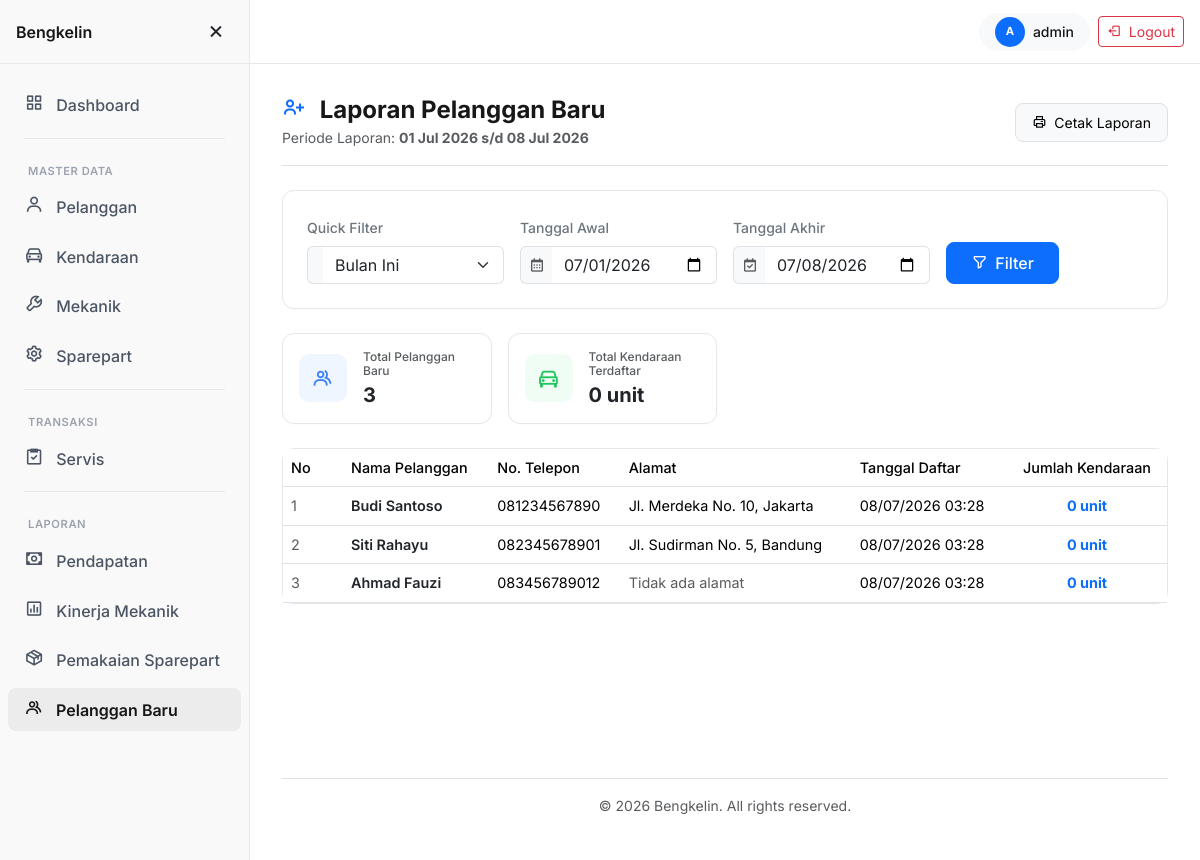
The page /laporan/pelanggan.php (signed in) on the database its author committed.
### tables this page shows
CREATE TABLE pelanggan (
    id_pelanggan INT          NOT NULL AUTO_INCREMENT,
    nama         VARCHAR(100) NOT NULL,
    no_telp      VARCHAR(20)  NOT NULL,
    alamat       TEXT         NULL,
    created_at   TIMESTAMP    NOT NULL DEFAULT CURRENT_TIMESTAMP,
    PRIMARY KEY (id_pelanggan)
);

### includes/components/report_helper.php (called while the page is built)
<?php
function initReportPeriod() {
    $firstDayOfMonth = date('Y-m-01');
    $today = date('Y-m-d');
    $tgl_awal  = $_GET['tgl_awal'] ?? $firstDayOfMonth;
    $tgl_akhir = $_GET['tgl_akhir'] ?? $today;
    $preset    = $_GET['preset'] ?? 'bulan_ini';
    $periodeText = date('d M Y', strtotime($tgl_awal)) . ' s/d ' . date('d M Y', strtotime($tgl_akhir));
    return [
        'tgl_awal'    => $tgl_awal,
        'tgl_akhir'   => $tgl_akhir,
        'preset'      => $preset,
        'periodeText' => $periodeText
    ];
}

### includes/functions.php (called while the page is built, shortened)
<?php
function e(string $str): string
{
    return htmlspecialchars($str, ENT_QUOTES, 'UTF-8');
}

### laporan/pelanggan.php (the view, shortened to what this page needs)
<?php
require '../config.php';
require_once __DIR__ . '/../includes/components/report_helper.php';
$periode = initReportPeriod();
$tgl_awal    = $periode['tgl_awal'];
$tgl_akhir   = $periode['tgl_akhir'];
$stmt = $conn->prepare("
    SELECT p.id_pelanggan, p.nama, p.no_telp, p.alamat, p.created_at,
           COUNT(k.id_kendaraan) AS jumlah_kendaraan
    FROM pelanggan p
    LEFT JOIN kendaraan k ON p.id_pelanggan = k.id_pelanggan
    WHERE DATE(p.created_at) BETWEEN ? AND ?
    GROUP BY p.id_pelanggan, p.nama, p.no_telp, p.alamat, p.created_at
    ORDER BY p.created_at ASC
");
$stmt->bind_param('ss', $tgl_awal, $tgl_akhir);
$stmt->execute();
$result = $stmt->get_result();
$db_rows = [];
while ($row = $result->fetch_assoc()) {
    $db_rows[] = $row;
}
include '../includes/header.php';
include '../includes/sidebar.php';
include __DIR__ . '/../includes/components/report_header.php';
include __DIR__ . '/../includes/components/report_filter.php';
include __DIR__ . '/../includes/components/report_stats.php';
$headers = [
    ['label' => 'No', 'width' => 60],
    ['label' => 'Nama Pelanggan'],
    ['label' => 'No. Telepon'],
    ['label' => 'Alamat'],
    ['label' => 'Tanggal Daftar'],
    ['label' => 'Jumlah Kendaraan', 'width' => 160, 'center' => true]
];
$rows = [];
$no = 1;
foreach ($db_rows as $row) {
    $alamatText = $row['alamat'] ? e($row['alamat']) : '<span class="text-muted">Tidak ada alamat</span>';
    $kendaraanText = '<div class="text-center fw-bold text-primary">' . (int)$row['jumlah_kendaraan'] . ' unit</div>';
    $rows[] = [
        ['content' => $no++, 'class' => 'text-muted'],
        ['content' => e($row['nama']), 'class' => 'fw-semibold text-dark'],
        ['content' => e($row['no_telp'])],
        ['content' => $alamatText],
        ['content' => date('d/m/Y H:i', strtotime($row['created_at']))],
        ['content' => $kendaraanText]
    ];
}
include __DIR__ . '/../includes/components/table.php';
include '../includes/footer.php';

### includes/components/table.php
<?php
$emptyMessage = $emptyMessage ?? 'Data tidak ditemukan.';
?>
<div class="card stat-card">
    <div class="card-body p-0">
        <div class="table-responsive">
            <table class="table table-hover align-middle mb-0" style="font-size: 0.9rem;">
                <thead class="border-bottom text-muted">
                    <tr>
                        <?php foreach ($headers as $header): ?>
                            <th class="fw-medium <?= (isset($header['center']) && $header['center']) ? 'text-center' : '' ?>" style="<?= isset($header['width']) ? 'width:'.$header['width'].'px;' : '' ?>">
                                <?= $header['label'] ?>
                            </th>
                        <?php endforeach; ?>
                    </tr>
                </thead>
                <tbody>
                    <?php if (empty($rows)): ?>
                        <tr>
                            <td colspan="<?= count($headers) ?>" class="text-center py-5">
                                <div class="py-4">
                                    <i class="bx bx-file-blank fs-1 text-muted opacity-25"></i>
                                    <p class="text-muted mt-2 mb-0"><?= $emptyMessage ?></p>
                                </div>
                            </td>
                        </tr>
                    <?php else: ?>
                        <?php foreach ($rows as $cells): ?>
                            <tr>
                                <?php foreach ($cells as $cell): ?>
                                    <td class="<?= isset($cell['class']) ? $cell['class'] : '' ?>">
                                        <?= $cell['content'] ?>
                                    </td>
                                <?php endforeach; ?>
                            </tr>
                        <?php endforeach; ?>
                    <?php endif; ?>
                </tbody>
            </table>
        </div>
    </div>
</div>

### assets/css/style.css (style rules this page uses)
body { font-family: "Inter", -apple-system, BlinkMacSystemFont, "Segoe UI", Roboto, sans-serif; background-color: #ffffff; color: #171717; }
:root { --bs-primary: #000000; --bs-secondary: #f3f4f6; --bs-success: #10b981; --bs-danger: #ef4444; --bs-warning: #f59e0b; --bs-info: #3b82f6; --sidebar-bg: #f9f9f9; --sidebar-hover: #ececec; --border-light: #e5e7eb; --sidebar-width: 250px; --sidebar-collapsed-width: 68px; }
.stat-card { border: 1px solid var(--border-light) !important; box-shadow: 0 1px 3px rgba(0, 0, 0, 0.02); border-radius: 12px; background: #ffffff; transition: all 0.2s ease; }

### includes/header.php (style rules this page uses)
body { padding-top: 64px; }

### rows shown on the page
pelanggan: alamat "Jl. Merdeka No. 10, Jakarta"
pelanggan: alamat "Jl. Sudirman No. 5, Bandung"
pelanggan: jumlah_kendaraan "0"

### other values the page prints
substr($_SESSION['username'] ?? 'A', 0, 1) "A"
$_SESSION['username'] "admin"
$title "Laporan Pelanggan Baru"
$periodeText "01 Jul 2026 s/d 08 Jul 2026"
$stat['label'] "Total Pelanggan Baru"
$stat['value'] "3"
$stat['label'] "Total Kendaraan Terdaftar"
$stat['value'] "0 unit"
$header['label'] "No"
$header['label'] "Nama Pelanggan"
$header['label'] "No. Telepon"
$header['label'] "Alamat"
$header['label'] "Tanggal Daftar"
$header['label'] "Jumlah Kendaraan"
$cell['content'] "1"
